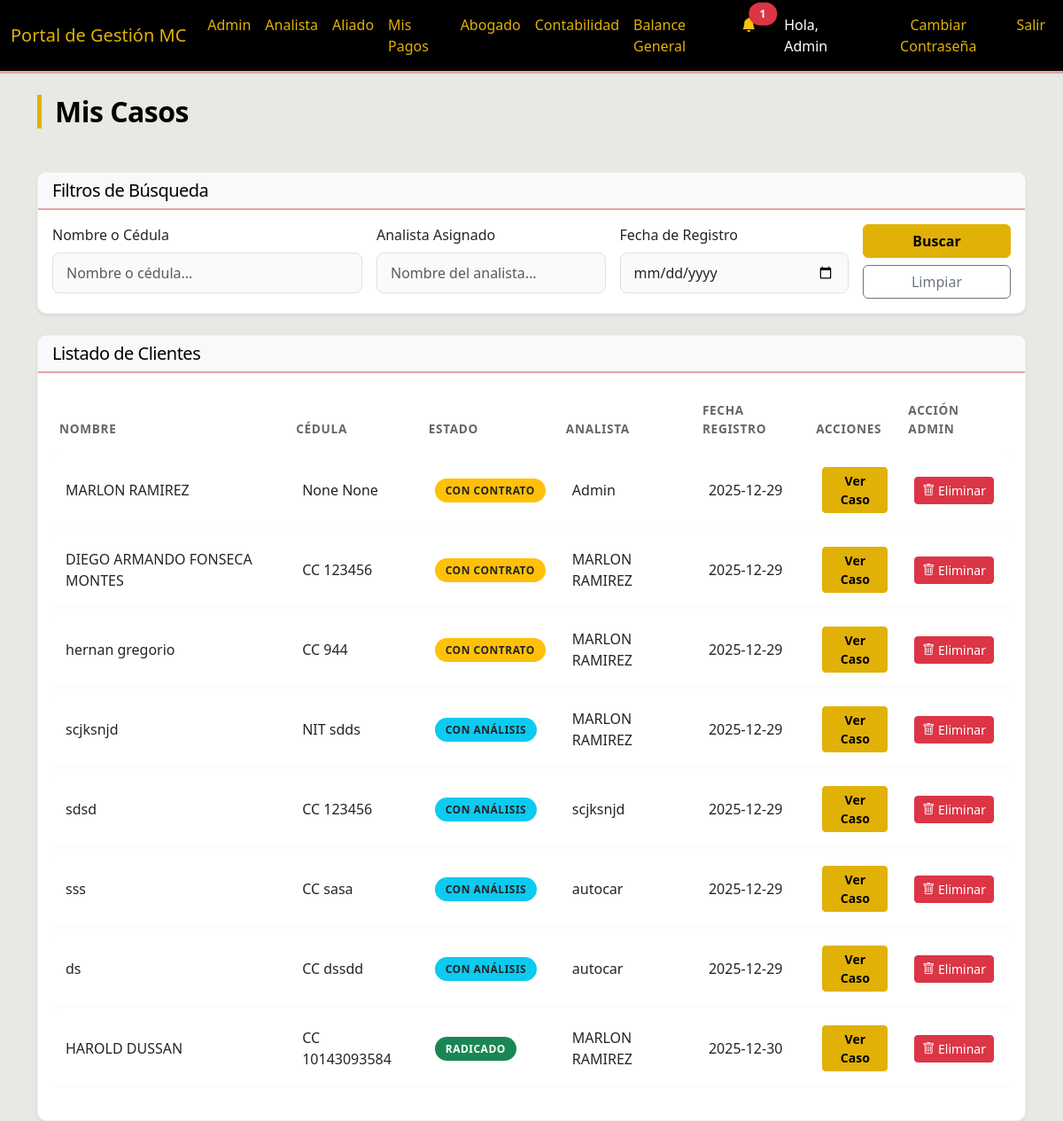
The app's page /lawyer (signed in) with its own data.
### models.py (models this page shows)
class User(UserMixin, db.Model):
    id = db.Column(db.Integer, primary_key=True)
    nombre_completo = db.Column(db.String(100), nullable=False)
    telefono = db.Column(db.String(20))
    email = db.Column(db.String(120), unique=True, nullable=False)
    rol = db.Column(db.String(20), nullable=False)  # 'Admin', 'Analista', 'Abogado', 'Aliado'
    password = db.Column(db.String(200)) # Added password for auth
    payments = db.relationship('AllyPayment', backref='ally', lazy=True)

class Client(db.Model):
    id = db.Column(db.Integer, primary_key=True)
    nombre = db.Column(db.String(100))
    tipo_id = db.Column(db.String(20))
    numero_id = db.Column(db.String(20))
    contract_number = db.Column(db.String(50), nullable=True, unique=True)
    telefono = db.Column(db.String(20), nullable=False)
    email = db.Column(db.String(120))
    ciudad = db.Column(db.String(50))
    motivo_consulta = db.Column(db.Text)
    estado = db.Column(db.String(50), default=ClientStatus.NUEVO) # Use keys from ClientStatus
    analista_id = db.Column(db.Integer, db.ForeignKey('user.id'))
    abogado_id = db.Column(db.Integer, db.ForeignKey('user.id'))
    created_at = db.Column(db.DateTime, default=datetime.utcnow)
    conclusion_analisis = db.Column(db.Text) # New field for analysis conclusion
    last_status_update = db.Column(db.DateTime, default=datetime.utcnow) # New field for last status update
    login_user_id = db.Column(db.Integer, db.ForeignKey('user.id'), nullable=True) # Link to User
    analista = db.relationship('User', foreign_keys=[analista_id], backref='clientes_registrados')
    login_user = db.relationship('User', foreign_keys=[login_user_id], backref='client_profile')

### routes/lawyer.py (the view)
@lawyer_bp.route('/lawyer')
@login_required
def lawyer_dashboard():
    if current_user.rol not in ['Abogado', 'Admin']:
        return redirect(url_for('main.index'))
    query = Client.query.filter(
        Client.estado.in_(['Pendiente_Analisis', 'Con_Analisis', 'Con_Contrato', 'Radicado', 'Finalizado', 'Finalizado_Proceso_Credito'])
    )
    if current_user.rol == 'Abogado':
        query = query.filter(Client.abogado_id == current_user.id)
    nombre = request.args.get('nombre')
    analista = request.args.get('analista')
    fecha = request.args.get('fecha')
    if nombre:
        query = query.filter((Client.nombre.ilike(f'%{nombre}%')) | (Client.numero_id.ilike(f'%{nombre}%')))
    if analista:
        query = query.join(Client.analista).filter(User.nombre_completo.ilike(f'%{analista}%'))
    if fecha:
        query = query.filter(func.date(Client.created_at) == fecha)
    clients = query.all()
    return render_template('lawyer/dashboard.html', clients=clients)

### app.py (called while the page is built)
@login_manager.user_loader
def load_user(user_id):
    return User.query.get(int(user_id))

### templates/lawyer/dashboard.html
{% extends "base.html" %}
{% block content %}
<div class="d-flex justify-content-between align-items-center mb-4">
    <h2>Mis Casos</h2>
</div>
<div class="card shadow-sm mb-4">
    <div class="card-header bg-light">
        <h5 class="mb-0">Filtros de Búsqueda</h5>
    </div>
    <div class="card-body">
        <form method="GET" action="{{ url_for('lawyer.lawyer_dashboard') }}" class="row g-3">
            <div class="col-md-4">
                <label for="nombre" class="form-label">Nombre o Cédula</label>
                <input type="text" class="form-control" id="nombre" name="nombre" placeholder="Nombre o cédula..."
                    value="{{ request.args.get('nombre', '') }}">
            </div>
            <div class="col-md-3">
                <label for="analista" class="form-label">Analista Asignado</label>
                <input type="text" class="form-control" id="analista" name="analista"
                    placeholder="Nombre del analista..." value="{{ request.args.get('analista', '') }}">
            </div>
            <div class="col-md-3">
                <label for="fecha" class="form-label">Fecha de Registro</label>
                <input type="date" class="form-control" id="fecha" name="fecha"
                    value="{{ request.args.get('fecha', '') }}">
            </div>
            <div class="col-md-2 d-flex align-items-end">
                <div class="d-grid gap-2 w-100">
                    <button type="submit" class="btn btn-primary">Buscar</button>
                    <a href="{{ url_for('lawyer.lawyer_dashboard') }}" class="btn btn-outline-secondary">Limpiar</a>
                </div>
            </div>
        </form>
    </div>
</div>
<div class="card shadow-sm">
    <div class="card-header bg-light">
        <h5 class="mb-0">Listado de Clientes</h5>
    </div>
    <div class="card-body">
        <div class="table-responsive">
            <table class="table table-hover">
                <thead>
                    <tr>
                        <th>Nombre</th>
                        <th>Cédula</th>
                        <th>Estado</th>
                        <th>Analista</th>
                        <th>Fecha Registro</th>
                        <th>Acciones</th>
                        {% if current_user.rol == 'Admin' %}
                        <th>Acción Admin</th>
                        {% endif %}
                    </tr>
                </thead>
                <tbody>
                    {% for client in clients %}
                    <tr>
                        <td>
                            {{ client.nombre }}
                        </td>
                        <td>{{ client.tipo_id }} {{ client.numero_id }}</td>
                        <td>
                            {% if client.estado == 'Pendiente_Analisis' %}
                            <span class="badge bg-primary">Pendiente Análisis</span>
                            {% elif client.estado == 'Con_Analisis' %}
                            <span class="badge bg-info text-dark">Con Análisis</span>
                            {% elif client.estado == 'Con_Contrato' %}
                            <span class="badge bg-warning text-dark">Con Contrato</span>
                            {% elif client.estado == 'Radicado' %}
                            <span class="badge bg-success">Radicado</span>
                            {% elif client.estado == 'Finalizado' %}
                            <span class="badge bg-dark">Finalizado</span>
                            {% else %}
                            <span class="badge bg-secondary">{{ client.estado }}</span>
                            {% endif %}
                        </td>
                        <td>{{ client.analista.nombre_completo if client.analista else '-' }}</td>
                        <td>{{ client.created_at.strftime('%Y-%m-%d') }}</td>
                        <td class="d-flex gap-1">
                            <a href="{{ url_for('main.client_detail', client_id=client.id) }}"
                                class="btn btn-sm btn-primary">Ver Caso</a>
                        </td>
                        {% if current_user.rol == 'Admin' %}
                        <td>
                            <form action="{{ url_for('admin.delete_client', client_id=client.id) }}" method="POST"
                                class="d-inline">
                                <button type="submit" class="btn btn-danger btn-sm"
                                    onclick="return confirm('¿ESTÁ SEGURO? Esta acción borrará al cliente y TODOS sus documentos, pagos e historial permanentemente.');">
                                    <i class="bi bi-trash"></i> Eliminar
                                </button>
                            </form>
                        </td>
                        {% endif %}
                    </tr>
                    {% else %}
                    <tr>
                        <td colspan="6" class="text-center text-muted">No hay casos asignados.</td>
                    </tr>
                    {% endfor %}
                </tbody>
            </table>
        </div>
    </div>
</div>
{% endblock %}

### templates/base.html (shortened to what this page needs)
<!DOCTYPE html>
<html lang="es">
<head>
    <link href="https://cdn.jsdelivr.net/npm/bootstrap@5.3.0/dist/css/bootstrap.min.css" rel="stylesheet">
    <link href="https://cdn.jsdelivr.net/npm/bootstrap-icons@1.7.2/font/bootstrap-icons.css" rel="stylesheet">
    <link rel="stylesheet" href="{{ url_for('static', filename='css/style.css') }}">
</head>
<body>
    <nav class="navbar navbar-expand-lg navbar-dark bg-dark">
        <div class="container-fluid">
            <a class="navbar-brand" href="#">Portal de Gestión MC</a>
            <div class="collapse navbar-collapse" id="navbarNav">
                <ul class="navbar-nav me-auto">
                    {% if current_user.is_authenticated %}
                    {% if current_user.rol == 'Admin' %}
                    <li class="nav-item"><a class="nav-link" href="{{ url_for('admin.admin_dashboard') }}">Admin</a>
                    </li>
                    {% endif %}
                    {% if current_user.rol == 'Analista' or current_user.rol == 'Admin' %}
                    <li class="nav-item"><a class="nav-link"
                            href="{{ url_for('analyst.analyst_dashboard') }}">Analista</a>
                    </li>
                    {% endif %}
                    {% if current_user.rol == 'Aliado' or current_user.rol == 'Admin' %}
                    <li class="nav-item"><a class="nav-link"
                            href="{{ url_for('aliados.aliados_dashboard') }}">Aliado</a>
                    </li>
                    <li class="nav-item"><a class="nav-link" href="{{ url_for('aliados.mis_pagos') }}">Mis Pagos</a>
                    </li>
                    {% endif %}
                    {% if current_user.rol == 'Abogado' or current_user.rol == 'Admin' %}
                    <li class="nav-item"><a class="nav-link" href="{{ url_for('lawyer.lawyer_dashboard') }}">Abogado</a>
                    </li>
                    <li class="nav-item"><a class="nav-link"
                            href="{{ url_for('main.accounting_dashboard') }}">Contabilidad</a>
                    </li>
                    <li class="nav-item"><a class="nav-link" href="{{ url_for('main.balance_general') }}">Balance
                            General</a>
                    </li>
                    {% endif %}
                    {% endif %}
                </ul>
                <ul class="navbar-nav">
                    {% if current_user.is_authenticated %}
                    <li class="nav-item dropdown me-3">
                        <a class="nav-link position-relative" href="#" id="navbarDropdownNotifications" role="button"
                            data-bs-toggle="dropdown" aria-expanded="false">
                            <i class="bi bi-bell{% if unread_messages_count > 0 %}-fill text-warning{% endif %}"></i>
                            {% if unread_messages_count > 0 %}
                            <span
                                class="position-absolute top-10 start-100 translate-middle badge rounded-pill bg-danger">
                                {{ unread_messages_count }}
                            </span>
                            {% endif %}
                        </a>
                    </li>
                    <li class="nav-item"><span class="nav-link text-light">Hola, {{ current_user.nombre_completo
                            }}</span></li>
                    <li class="nav-item">
                        <button type="button" class="btn btn-link nav-link" data-bs-toggle="modal"
                            data-bs-target="#changePasswordModal">
                            Cambiar Contraseña
                        </button>
                    </li>
                    <li class="nav-item"><a class="nav-link" href="{{ url_for('auth.logout') }}">Salir</a></li>
                    {% else %}
                    <li class="nav-item"><a class="nav-link" href="{{ url_for('auth.login') }}">Ingresar</a></li>
                    {% endif %}
                </ul>
            </div>
        </div>
    </nav>
    <div class="container mt-4">
        {% block content %}{% endblock %}
    </div>
</body>
</html>

### static/css/style.css (style rules this page uses)
:root { --color-dorado: #e1b107; --color-rosado: #e8a1a1; --color-gris: #e8e8e4; --color-blanco: #ffffff; --color-negro: #000000; }
body { background-color: var(--color-gris); font-family: 'Segoe UI', Tahoma, Geneva, Verdana, sans-serif; color: var(--color-negro); }
.navbar { background-color: var(--color-negro) !important; border-bottom: 3px solid var(--color-rosado); }
.navbar-brand, .nav-link { color: var(--color-dorado) !important; transition: color 0.3s; }
.nav-link.text-light { color: var(--color-blanco) !important; }
.btn-primary { background-color: var(--color-dorado); border-color: var(--color-dorado); color: var(--color-negro); font-weight: 600; }
.card { background-color: var(--color-blanco); border: 1px solid rgba(232, 161, 161, 0.2); border-radius: 10px; box-shadow: 0 4px 6px rgba(0, 0, 0, 0.05); transition: transform 0.2s, box-shadow 0.2s; }
.card-header { background-color: transparent; border-bottom: 2px solid var(--color-rosado); border-radius: 10px 10px 0 0 !important; font-weight: 700; color: var(--color-negro); }
h1, h2, h3, h4, h5, h6 { color: var(--color-negro); letter-spacing: -0.5px; }
h2 { border-left: 5px solid var(--color-dorado); padding-left: 15px; margin-bottom: 25px; font-weight: 700; }
.form-control, .form-select { border: 1px solid #e0e0e0; padding: 10px 15px; border-radius: 8px; transition: all 0.3s ease; background-color: #fafafa; }
.table { border-collapse: separate; border-spacing: 0 8px; }
.table thead th { border: none; text-transform: uppercase; font-size: 0.85rem; font-weight: 700; letter-spacing: 0.05em; color: #666; padding-bottom: 10px; }
.table tbody tr { background-color: var(--color-blanco); box-shadow: 0 2px 4px rgba(0, 0, 0, 0.02); transition: transform 0.2s, box-shadow 0.2s; }
.table td { border: none; vertical-align: middle; padding: 15px; }
.table td:first-child { border-top-left-radius: 8px; border-bottom-left-radius: 8px; }
.table td:last-child { border-top-right-radius: 8px; border-bottom-right-radius: 8px; }
.badge { font-weight: 600; padding: 0.6em 1em; border-radius: 50rem; text-transform: uppercase; font-size: 0.75rem; letter-spacing: 0.5px; }
.card { animation: fadeIn 0.5s ease-out forwards; }

### records on screen
User: nombre_completo "Admin"
Client: nombre "MARLON RAMIREZ", tipo_id "None", numero_id "None", estado "CON CONTRATO", analista "Admin", created_at "2025-12-29"
Client: nombre "DIEGO ARMANDO FONSECA MONTES", tipo_id "CC", numero_id "123456", estado "CON CONTRATO", analista "MARLON RAMIREZ", created_at "2025-12-29"
Client: nombre "hernan gregorio", tipo_id "CC", numero_id "944", estado "CON CONTRATO", analista "MARLON RAMIREZ", created_at "2025-12-29"
Client: nombre "scjksnjd", tipo_id "NIT", numero_id "sdds", estado "CON ANÁLISIS", analista "MARLON RAMIREZ", created_at "2025-12-29"
Client: nombre "sdsd", tipo_id "CC", numero_id "123456", estado "CON ANÁLISIS", analista "scjksnjd", created_at "2025-12-29"
Client: nombre "sss", tipo_id "CC", numero_id "sasa", estado "CON ANÁLISIS", analista "autocar", created_at "2025-12-29"
Client: nombre "ds", tipo_id "CC", numero_id "dssdd", estado "CON ANÁLISIS", analista "autocar", created_at "2025-12-29"
Client: nombre "HAROLD DUSSAN", tipo_id "CC", numero_id "10143093584", estado "RADICADO", analista "MARLON RAMIREZ", created_at "2025-12-30"

### other values on screen
{{ unread_messages_count }} "1"
